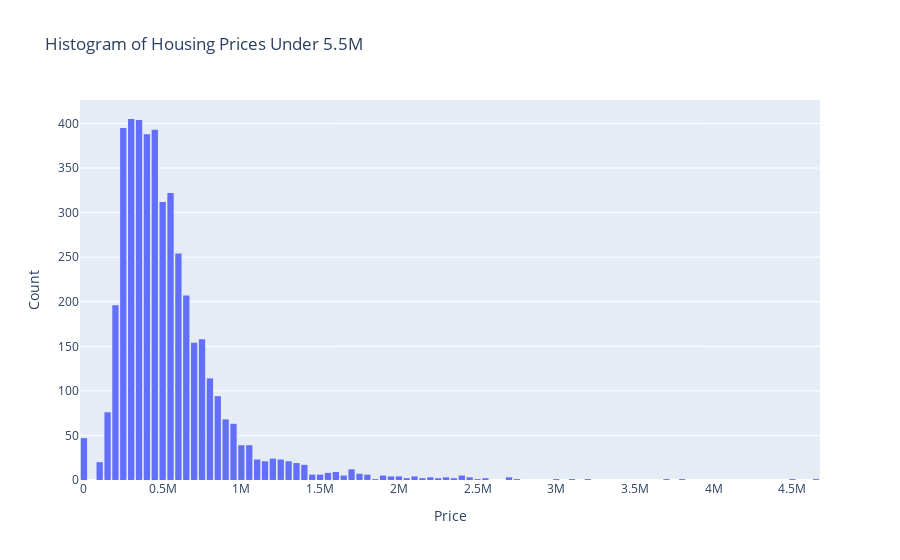

The cell this chart's notebook holds for it:
### Code cell
import plotly.graph_objects as go

# Assuming 'df' is your DataFrame and 'price' is the column of interest
# Filter the DataFrame for prices under 5,500,000
prices_under_5M = df[df['price'] < 5500000]['price']

# Create the histogram with the filtered data
fig = go.Figure(data=[go.Histogram(x=prices_under_5M)])

# Customize the layout
fig.update_layout(
    title='Histogram of Housing Prices Under 5.5M',
    xaxis_title='Price',
    yaxis_title='Count',
    bargap=0.2
)

# Display the histogram
fig.show()

### Figure 1 — Plotly figure (JSON) as saved in the notebook; plotly's stock layout.template omitted (floating-point values rounded to 4 significant figures; data arrays with more than 128 entries replaced by an {"elided": "..."} marker saying what was removed)
{"data": [{"type": "histogram", "x": {"elided": "4409 float values"}}], "layout": {"autosize": true, "bargap": 0.2, "title": {"text": "Histogram of Housing Prices Under 5.5M"}, "xaxis": {"autorange": true, "range": [-25000, 4675000], "title": {"text": "Price"}, "type": "linear"}, "yaxis": {"autorange": true, "range": [0, 426.3], "title": {"text": "Count"}}}}
